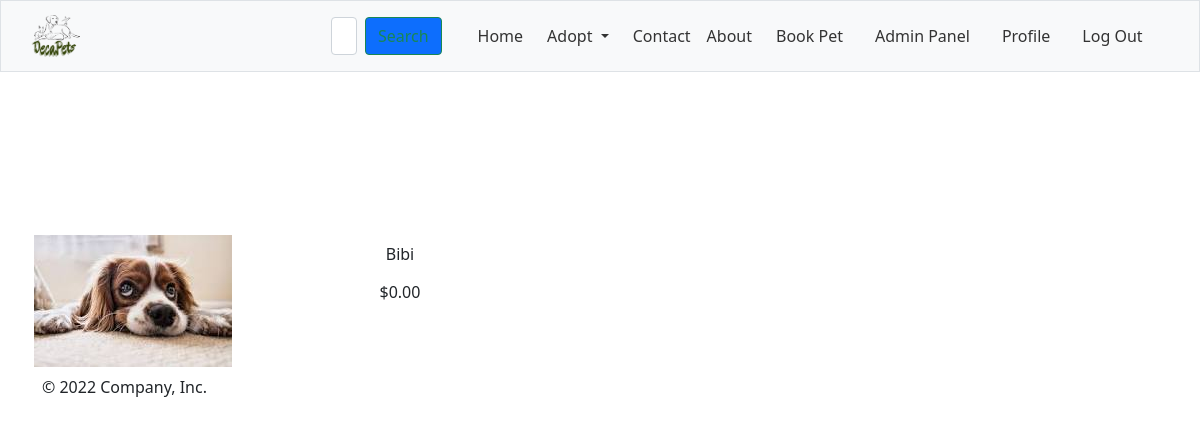
/bookings?a=get_cart&cart_id=11 (signed in), run on the app's committed database.
### tables this page shows
CREATE TABLE pet(
                id INTEGER PRIMARY KEY AUTOINCREMENT NOT NULL,
                pet_name TEXT,
                category_id INTEGER,
                subcategory_id INTEGER,
                shelter_home_id INTEGER,
                user_id INTEGER,
                pet_description TEXT,
                age TEXT,
                pet_status TEXT,
                pet_image_url TEXT,
                upload_date TEXT, price CURRENCY DEFAULT 0,
                FOREIGN KEY(category_id) REFERENCES category(id),
                FOREIGN KEY(user_id) REFERENCES user(id),
                FOREIGN KEY(subcategory_id) REFERENCES subcategory(id),
                FOREIGN KEY(shelter_home_id) REFERENCES shelter_home(id)
            );

### app.py (the view, shortened to what this page needs)
@app.route("/bookings", methods=["GET", "POST"])
@login_required
def bookings():
    if request.method == "GET":
        action = request.args.get("a")
        if action == "add_booking":
            return render_template("admin/booking_form.html")
        if action == "clear_booking":
            del session["cart"]
            flash("Cart cleared")
            return redirect("/")
        if action == "get_cart":
            cart_id = request.args.get("cart_id")
            pets = db.execute("SELECT pet.*, category.name AS category_name, subcategory.name as subcategory_name, shelter_home_name FROM cart JOIN cart_pet ON cart.id = cart_pet.cart_id JOIN pet ON cart_pet.pet_id = pet.id JOIN category ON category.id = pet.category_id JOIN subcategory ON pet.subcategory_id = subcategory.id JOIN shelter_home ON pet.shelter_home_id = shelter_home.id WHERE cart_pet.cart_id = ?", cart_id)
            return render_template("add_booking_form.html", pets=pets)

### app.py (called while the page is built)
@app.after_request
def after_request(response):
    response.headers["Cache-Control"] = "no-cache, no-store, must-revalidate"
    response.headers["Expires"] = 0
    response.headers["Pragma"] = "no-cache"
    return response

### helpers.py (called while the page is built)
def login_required(f):
    @wraps(f)
    def decorated_function(*args, **kwargs):
        if session.get("user_id") is None:
            return redirect("/login")
        return f(*args, **kwargs)
    return decorated_function

def usd(value):
    return f"${value:,.2f}"

### templates/add_booking_form.html (shortened to what this page needs)
{% extends "layout.html" %}
{% block main %}
    <div class="p-5">
    </div>
    <div class="row">
        <duv class="col-sm-8">
            {% for p in pets %}
                <div class="row my-2">
                    <div class="col-sm-4">
                        <img src="{{p["pet_image_url"]}}" class="img-fluid" alt="{{p['pet_name'] }} ">
                    </div>
                    <div class="col-sm-4">
                        <h>
                            <span class="btn"> {{p["pet_name"]}}</span></h>
                        <h6>
                            <span class="btn"> {{p["price"] | usd}}</span>
                        </h6>
                    </div>
                </div>
            {% endfor %}
        </duv>
        <div class="col-sm-4">
        </div>
        </div>
{% endblock %}

### static/decapet_style/style.css (style rules this page uses)
*, *::after, *::before { box-sizing: border-box; }
.row { margin-top: 5%; text-align: center; }

### data on the page
pet: pet_image_url (picture), pet_name "Bibi", price "$0.00"
